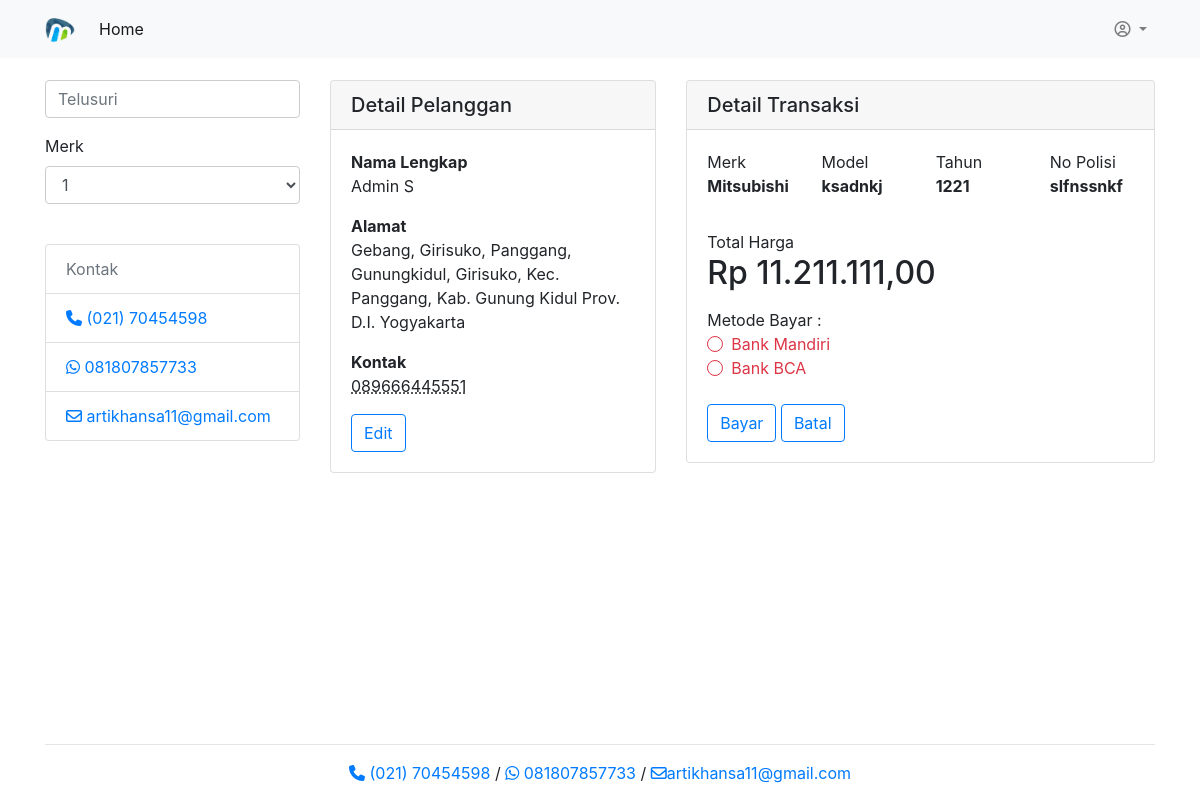
Screenshot of /transaksi-pembayaran.php?id=PMS0002 (signed in) with the database file from the repository.
### tables this page shows
CREATE TABLE `member` (
  `id_member` varchar(11) NOT NULL,
  `username` varchar(20) NOT NULL,
  `password` varchar(50) NOT NULL,
  `level` enum('0','1') NOT NULL,
  `nm_lgkp` varchar(30) NOT NULL,
  `telp` varchar(13) NOT NULL,
  `email` varchar(30) NOT NULL,
  `alamat` varchar(200) NOT NULL
);

CREATE TABLE `mobil` (
  `id_mobil` varchar(11) NOT NULL,
  `id_merk` varchar(10) NOT NULL,
  `no_polisi` varchar(10) NOT NULL,
  `model` varchar(20) NOT NULL,
  `warna` varchar(10) NOT NULL,
  `tahun` int(4) NOT NULL,
  `hrg_beli` int(10) NOT NULL,
  `hrg_jual` int(6) NOT NULL,
  `tgl_beli` timestamp NULL DEFAULT NULL,
  `tgl_jual` timestamp NULL DEFAULT NULL,
  `gambar` varchar(50) NOT NULL,
  `deskripsi` varchar(200) NOT NULL
);

CREATE TABLE `merk` (
  `id_merk` varchar(10) NOT NULL,
  `merk_mbl` varchar(10) NOT NULL
);

### function/ultimate.php (called while the page is built, shortened)
<?php
function run($query) {
  global $link;
  return mysqli_query($link, $query);
}
if (isset($_SESSION['user'])) {
    $login = true;
}
function tampil_data_detail($column, $key, $value) {
  $query  = "SELECT * FROM $column WHERE $key='$value'";
  return run($query);
}
function pilih_kolom($column, $table, $key, $value) {
  $query  = "SELECT $column FROM $table WHERE $key='$value'";
  while ($row = mysqli_fetch_assoc(run($query))):
    return $row[$column];
  endwhile;
}
?>

### function/money.php (called while the page is built, shortened)
<?php
function rupiah($angka) {
  return 'Rp ' . number_format($angka,2,",",".");
}
?>

### transaksi-pembayaran.php (the view, shortened to what this page needs)
<?php
require_once 'core/init.php';
include 'view/header.php';
if ($login == true):
  $user   = tampil_data_detail('member', 'username', $_SESSION['user']);
  while ($row = mysqli_fetch_assoc($user)):
    $nama   = $row['nm_lgkp'];
    $alamat = $row['alamat'];
    $telp = $row['telp'];
  endwhile;
  $car = tampil_data_detail('mobil', 'id_mobil', pilih_kolom('id_mobil', 'pemesanan', 'id_pemesanan', $_GET['id']));
  while ($row = mysqli_fetch_assoc($car)):
    $merk       = $row['id_merk'];
    $no         = $row['no_polisi'];
    $model      = $row['model'];
    $tahun      = $row['tahun'];
    $harga      = $row['hrg_beli'];
  endwhile;
?>
<div class="row mt-4">
  <div class="col-lg-3">
      <?php include 'menu.php'; ?>
  </div>
  <div class="col-lg-9">
    <div class="row">
      <div class="col-sm-5">
        <div class="card">
          <h5 class="card-header">Detail Pelanggan</h5>
          <div class="card-body">
            <address class="">
              <p>
                <strong>Nama Lengkap</strong> <br/>
                <?=$nama; ?>
              </p>
              <p>
                <strong>Alamat</strong> <br/>
                <?=$alamat; ?>
              </p>
              <p>
                <strong>Kontak</strong> <br/>
                <abbr title="Phone"><?=$telp?></abbr>
              </p>
            </address>
            <button type="button" class="btn btn-outline-primary">Edit</button>
          </div>
        </div>
      </div>
      <div class="col">
          <div class="card">
            <h5 class="card-header">Detail Transaksi</h5>
            <div class="card-body">
              <address class="row">
                <p class="col">
                  Merk <br/>
                  <strong><?= pilih_kolom('merk_mbl', 'merk', 'id_merk', $merk)?></strong>
                </p>
                <p class="col">
                  Model<br/>
                  <strong><?= $model?></strong><p/>
                </p>
                <p class="col">
                  Tahun<br/>
                  <strong><?= $tahun ?></strong><p/>
                </p>
                <p class="col">
                  No Polisi<br/>
                  <strong><?= $no ?></strong><p/>
                </p>
              </address>
              <address class="">
                Total Harga<br/>
                <h2><?= rupiah($harga) ?></h2>
              </address>
              Metode Bayar :<br/>
              <form class="was-validated" method="post">
                <div class="custom-control custom-radio">
                  <label class="custom-control-label" for="mandiri">Bank Mandiri</label>
                </div>
                <div class="custom-control custom-radio">
                  <label class="custom-control-label" for="bca">Bank BCA</label>
                </div> <br/>
                <button type="submit" name="submit" class="btn btn-outline-primary">Bayar</button>
                <button type="button" class="btn btn-outline-primary">Batal</button>
              </form>
            </div>
          </div>
        </div>
    </div>
  </div>
</div>
<?php
else:
  redirect_url('login.php');
endif;
require_once 'view/footer.php';
?>

### assets/css/custom.css (style rules this page uses)
body { font-family: 'Roboto Condensed', sans-serif; padding-top: 54px; }
@media (min-width: 992px) { body { padding-top: 56px; } }

### rows the page displays
member: nm_lgkp "Admin S", alamat "Gebang, Girisuko, Panggang, Gunungkidul, Girisuko, Kec. Panggang, Kab. Gunung Kidul Prov. D.I. Yogyakarta", telp "089666445551"
mobil: id_merk.merk_mbl "Mitsubishi", model "ksadnkj", tahun "1221", no_polisi "slfnssnkf", hrg_beli "Rp 11.211.111,00"
